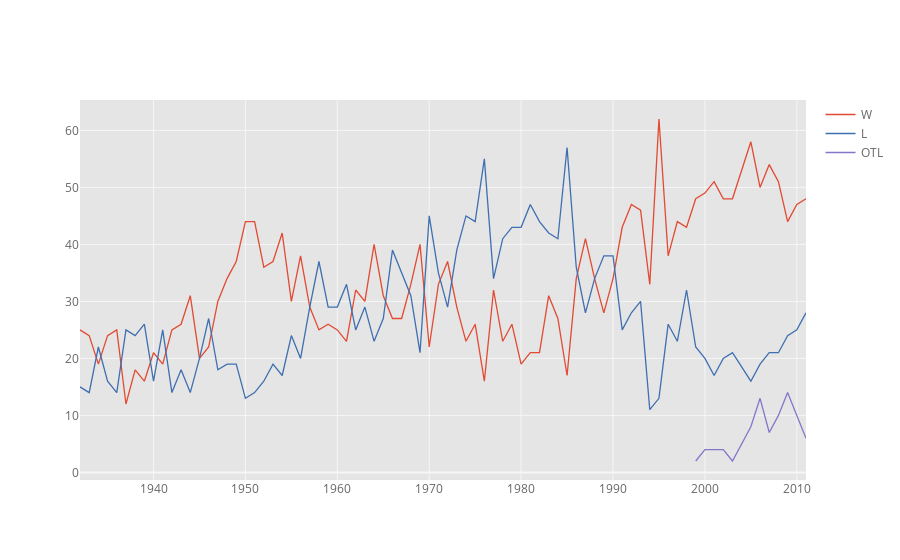

Notebook cell for this chart:
### Code cell
df2[['W','L','OTL', 'year']].iplot(kind='scatter', x='year')

### Figure 1 — Plotly figure (JSON) as saved in the notebook; plotly's stock layout.template omitted (floating-point values rounded to 4 significant figures)
{"data": [{"line": {"color": "rgba(226, 74, 51, 1.0)", "dash": "solid", "shape": "linear", "width": 1.3}, "mode": "lines", "name": "W", "text": "", "type": "scatter", "x": [1932, 1933, 1934, 1935, 1936, 1937, 1938, 1939, 1940, 1941, 1942, 1943, 1944, 1945, 1946, 1947, 1948, 1949, 1950, 1951, 1952, 1953, 1954, 1955, 1956, 1957, 1958, 1959, 1960, 1961, 1962, 1963, 1964, 1965, 1966, 1967, 1968, 1969, 1970, 1971, 1972, 1973, 1974, 1975, 1976, 1977, 1978, 1979, 1980, 1981, 1982, 1983, 1984, 1985, 1986, 1987, 1988, 1989, 1990, 1991, 1992, 1993, 1994, 1995, 1996, 1997, 1998, 1999, 2000, 2001, 2002, 2003, 2005, 2006, 2007, 2008, 2009, 2010, 2011], "y": [25, 24, 19, 24, 25, 12, 18, 16, 21, 19, 25, 26, 31, 20, 22, 30, 34, 37, 44, 44, 36, 37, 42, 30, 38, 29, 25, 26, 25, 23, 32, 30, 40, 31, 27, 27, 33, 40, 22, 33, 37, 29, 23, 26, 16, 32, 23, 26, 19, 21, 21, 31, 27, 17, 34, 41, 34, 28, 34, 43, 47, 46, 33, 62, 38, 44, 43, 48, 49, 51, 48, 48, 58, 50, 54, 51, 44, 47, 48]}, {"line": {"color": "rgba(62, 111, 176, 1.0)", "dash": "solid", "shape": "linear", "width": 1.3}, "mode": "lines", "name": "L", "text": "", "type": "scatter", "x": [1932, 1933, 1934, 1935, 1936, 1937, 1938, 1939, 1940, 1941, 1942, 1943, 1944, 1945, 1946, 1947, 1948, 1949, 1950, 1951, 1952, 1953, 1954, 1955, 1956, 1957, 1958, 1959, 1960, 1961, 1962, 1963, 1964, 1965, 1966, 1967, 1968, 1969, 1970, 1971, 1972, 1973, 1974, 1975, 1976, 1977, 1978, 1979, 1980, 1981, 1982, 1983, 1984, 1985, 1986, 1987, 1988, 1989, 1990, 1991, 1992, 1993, 1994, 1995, 1996, 1997, 1998, 1999, 2000, 2001, 2002, 2003, 2005, 2006, 2007, 2008, 2009, 2010, 2011], "y": [15, 14, 22, 16, 14, 25, 24, 26, 16, 25, 14, 18, 14, 20, 27, 18, 19, 19, 13, 14, 16, 19, 17, 24, 20, 29, 37, 29, 29, 33, 25, 29, 23, 27, 39, 35, 31, 21, 45, 35, 29, 39, 45, 44, 55, 34, 41, 43, 43, 47, 44, 42, 41, 57, 36, 28, 34, 38, 38, 25, 28, 30, 11, 13, 26, 23, 32, 22, 20, 17, 20, 21, 16, 19, 21, 21, 24, 25, 28]}, {"line": {"color": "rgba(132, 118, 202, 1.0)", "dash": "solid", "shape": "linear", "width": 1.3}, "mode": "lines", "name": "OTL", "text": "", "type": "scatter", "x": [1932, 1933, 1934, 1935, 1936, 1937, 1938, 1939, 1940, 1941, 1942, 1943, 1944, 1945, 1946, 1947, 1948, 1949, 1950, 1951, 1952, 1953, 1954, 1955, 1956, 1957, 1958, 1959, 1960, 1961, 1962, 1963, 1964, 1965, 1966, 1967, 1968, 1969, 1970, 1971, 1972, 1973, 1974, 1975, 1976, 1977, 1978, 1979, 1980, 1981, 1982, 1983, 1984, 1985, 1986, 1987, 1988, 1989, 1990, 1991, 1992, 1993, 1994, 1995, 1996, 1997, 1998, 1999, 2000, 2001, 2002, 2003, 2005, 2006, 2007, 2008, 2009, 2010, 2011], "y": ["", "", "", "", "", "", "", "", "", "", "", "", "", "", "", "", "", "", "", "", "", "", "", "", "", "", "", "", "", "", "", "", "", "", "", "", "", "", "", "", "", "", "", "", "", "", "", "", "", "", "", "", "", "", "", "", "", "", "", "", "", "", "", "", "", "", "", 2.0, 4.0, 4.0, 4.0, 2.0, 8.0, 13.0, 7.0, 10.0, 14.0, 10.0, 6.0]}], "layout": {"legend": {"bgcolor": "#FFFFFF", "font": {"color": "#666666"}}, "paper_bgcolor": "#FFFFFF", "plot_bgcolor": "#E5E5E5", "title": {"font": {"color": "#151516"}}, "xaxis": {"gridcolor": "#F6F6F6", "showgrid": true, "tickfont": {"color": "#666666"}, "title": {"font": {"color": "#666666"}, "text": ""}, "zerolinecolor": "#F6F6F6"}, "yaxis": {"gridcolor": "#F6F6F6", "showgrid": true, "tickfont": {"color": "#666666"}, "title": {"font": {"color": "#666666"}, "text": ""}, "zerolinecolor": "#F6F6F6"}}}
